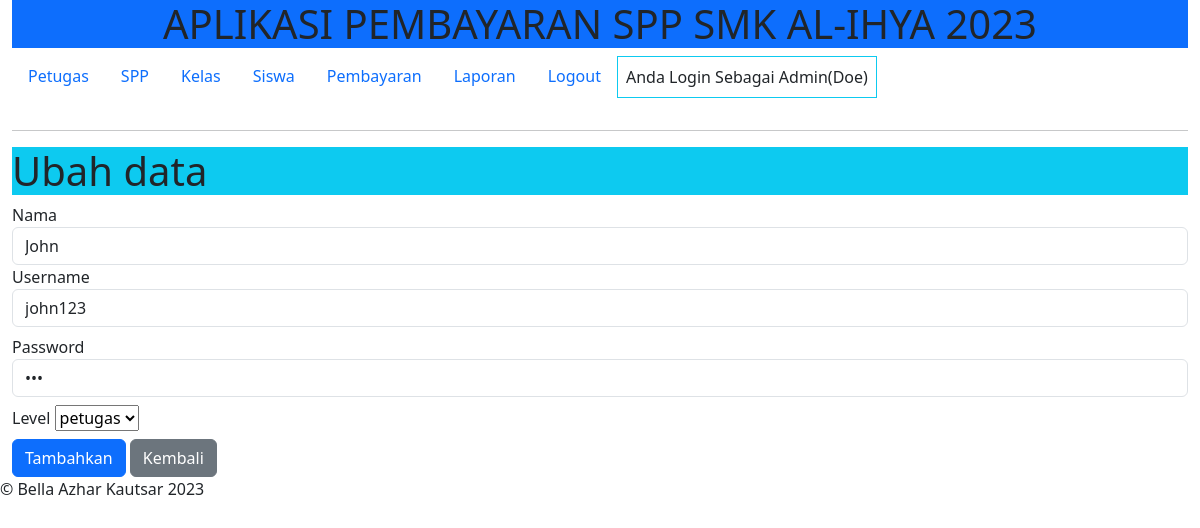
/index.php?page=edit_petugas&id=1 (signed in), run on the app's committed database.
### tables this page shows
CREATE TABLE `petugas` (
  `id_petugas` int(11) NOT NULL,
  `username` varchar(50) NOT NULL,
  `password` varchar(32) NOT NULL,
  `nama_petugas` varchar(50) NOT NULL,
  `level` enum('admin','petugas') NOT NULL
);

### admin/edit_petugas.php (the view, shortened to what this page needs)
<?php
$query = $db->query("SELECT * FROM petugas WHERE id_petugas = '$_GET[id]'")->fetch_assoc()
?>
<h1 class="bg-info">Ubah data</h1>
<form method="post">
	<div class="form-group mb2">
		<label>Nama</label>
		<input type="text" name="nama" placeholder="Nama" value="<?= $query['nama_petugas'] ?>" required class="form-control">
	</div>
	<div class="form-group mb-2">
		<label>Username</label>
		<input type="text" name="uname" placeholder="Username" value="<?= $query['username'] ?>" required class="form-control">
	</div>
	<div class="form-group mb-2">
		<label>Password</label>
		<input type="password" name="pswd" placeholder="Password" value="<?= $query['password'] ?>" required class="form-control">
	</div>
	<div class="form-group mb-2">
		<label>Level</label>
		<select name="level" required>
			<option value="<?= $query['level'] ?>"><?= $query['level'] ?></option>
		</select>
	</div>
	<button type="submit" name="submit" class="btn btn-primary">Tambahkan</button>
	<a href="?page=petugas" class="btn btn-secondary ml-4">Kembali</a>
</form>

### data on the page
petugas: nama "John", uname "john123", level "petugas"

### other printed values
$_SESSION['logname'] "Doe"
